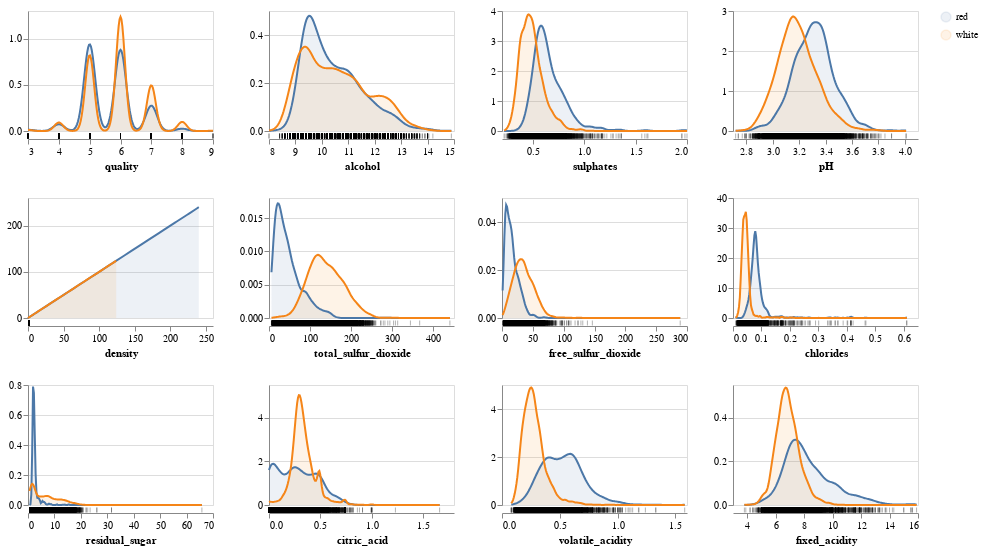

This figure's notebook cell:
### Code cell
aly.alt.data_transformers.enable('vegafusion')
aly.dist(wine, color = "color")
